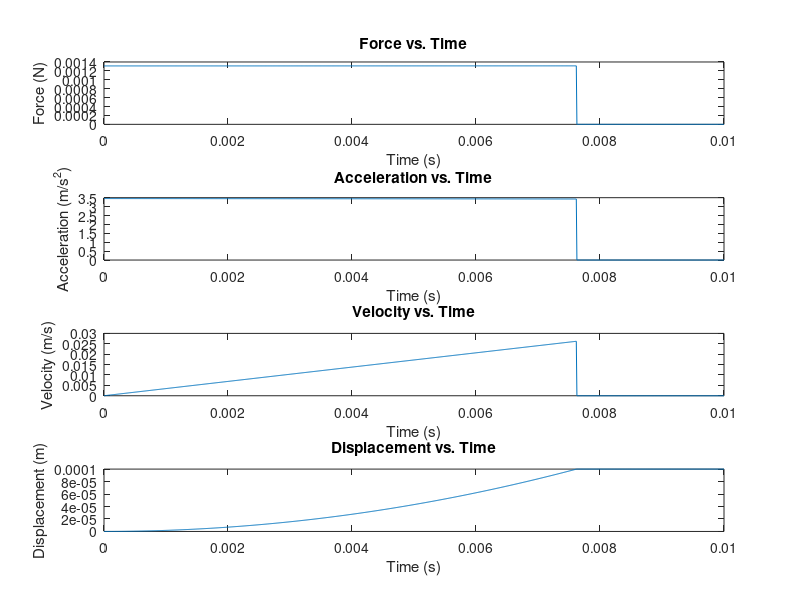

Here is the MATLAB script that generated this plot:
% 参数和物理量
M_MPM = 0.38e-3; % kg
P_MPM = M_MPM * 9.81; % N
course = 0.1e-3; % m
mu_f = 0.4; % 无单位

% 时间向量
t = linspace(0, 0.01, 1000); % s

% 位置x向量（这里只是一个示例，你需要根据实际问题确定位置x的变化）
pos_x = linspace(0, 0.1e-3, 1000); % m

% 计算Fx_M、Fx_EM和Fz_EM
ix = 1; % 假设电流为1A
Fx_EM = ix * (2.1252E+18 * pos_x.^6 - 9.7281E+07 * pos_x.^5 - 5.0226E+10 * pos_x.^4 + 1.3028E+00 * pos_x.^3 + 4.9317E+02 * pos_x.^2 - 1.0385E-07 * pos_x + 1.3115E-03);
Fz_EM = ix * (-1.4456E+07 * pos_x.^3 + 1.2642E-05 * pos_x.^2 - 2.9536E-01 * pos_x + 9.3282E-14);

% 计算Ftotal_x（合力在x轴上的分量）
Ftotal_x = Fx_EM;

% 计算Ftotal_z（合力在z轴上的分量）
Ftotal_z = P_MPM + Fz_EM;

% 计算净重
Wnet = M_MPM * 9.81 - Ftotal_z;

% 计算库仑摩擦力
Ff = Wnet * mu_f;

% 计算加速度
a = (Ftotal_x - Ff) / M_MPM;

% 使用积分函数计算速度
v = cumtrapz(t, a);

% 使用积分函数计算位移
x = cumtrapz(t, v);
index = find(x>course);
x(index(1):end)=course;
v(index(1):end)=0;
a(index(1):end)=0;
Ftotal_x(index(1):end)=0;
% 绘制力、加速度、速度和位移随时间的变化
figure;
subplot(4, 1, 1);
plot(t, Ftotal_x);
title('Force vs. Time');
ylabel('Force (N)');
xlabel('Time (s)');

subplot(4, 1, 2);
plot(t, a);
title('Acceleration vs. Time');
ylabel('Acceleration (m/s^2)');
xlabel('Time (s)');

subplot(4, 1, 3);
plot(t, v);
title('Velocity vs. Time');
ylabel('Velocity (m/s)');
xlabel('Time (s)');

subplot(4, 1, 4);
plot(t, x);
title('Displacement vs. Time');
ylabel('Displacement (m)');
xlabel('Time (s)');

% figure;
% plot(pos_x, Fx_EM);
